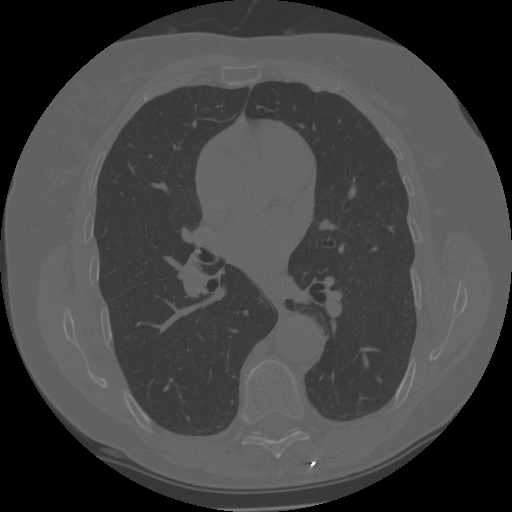
#> input picture ID_0088_AGE_0067_CONTRAST_0_CT.png, 512 x 512 px
$ python pgm.py
#> lines starting #> are read from the running program, lines starting #| are printed output that depends on the picture
import pywt
import numpy as np
import cv2

def convert_to_yuv(image):
    """Convert RGB image to YUV format."""
    return cv2.cvtColor(image, cv2.COLOR_BGR2YUV)

def apply_dwt(channel, wavelet='haar'):
    """Apply Discrete Wavelet Transform to a single channel."""
    coeffs = pywt.wavedec2(channel, wavelet)
    return coeffs

def inverse_dwt(coeffs, wavelet='haar'):
    """Inverse DWT to reconstruct the image channel."""
    return pywt.waverec2(coeffs, wavelet)

def sort_coeffs(coeffs):
    """Flatten and sort coefficients from large to small."""
    flat_coeffs = []
    for c in coeffs:
        if isinstance(c, tuple):
            for sub_c in c:
                flat_coeffs.extend(sub_c.flatten())
        else:
            flat_coeffs.extend(c.flatten())

    return np.sort(np.abs(np.array(flat_coeffs)))[::-1]

def cwdr_compress(channel, bits):
    """Compress a single channel using CWDR."""
    coeffs = apply_dwt(channel)
    sorted_coeffs = sort_coeffs(coeffs)

    N = np.ceil(np.log2(np.max(np.abs(sorted_coeffs)))).astype(int)
    threshold = 2 ** N
    n = 1

    compressed_coeffs = [[c.copy() for c in level] for level in coeffs]

    while bits > 0:
        for i, level in enumerate(compressed_coeffs):
            for j, sub_band in enumerate(level):
                mask = np.abs(sub_band) >= threshold
                sub_band[~mask] = 0

        n += 1
        threshold /= 2
        bits -= 1

    return compressed_coeffs

def compress_image(image, bits):
    """Compress an image using the CWDR algorithm."""
    yuv_image = convert_to_yuv(image)
    channels = cv2.split(yuv_image)

    compressed_channels = [cwdr_compress(channel, bits) for channel in channels]
    reconstructed_channels = [inverse_dwt(c) for c in compressed_channels]

    compressed_image = cv2.merge(reconstructed_channels).astype(np.uint8)
    return compressed_image

def main():
    # Load the image
    image = cv2.imread('ID_0088_AGE_0067_CONTRAST_0_CT.png')
#> image is the input picture: shape (512, 512, 3); min 0, max 255, mean 66.8

    # Check if the image loaded successfully
    if image is None:
        print("Error: Could not load the image. Please check the path.")
        return

    bits = 8
    compressed_image = compress_image(image, bits)
#> in convert_to_yuv, `return cv2.cvtColor(image, cv2.COLOR_BGR2YUV)`: returned value: shape (512, 512, 3); mean of channels 0, 1, 2 66.8, 128, 128
#> in apply_dwt, `coeffs = pywt.wavedec2(channel, wavelet)`: coeffs = 10 items
#> the loop in sort_coeffs, `for c in coeffs:` made 10 passes
#> c on passes 1 to 2: [34189.4], ([-102], [-570.3], [463.6])
#> after the loop in sort_coeffs, `for c in coeffs:`:
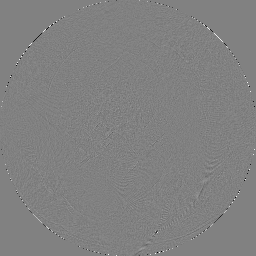
#> sub_c: shape (256, 256) float64; min -59, max 57.5, mean 0; drawn with min black and max white
#> after the loop in sort_coeffs, `for c in coeffs:`: flat_coeffs = 262144 items
#> in cwdr_compress, `N = np.ceil(np.log2(np.max(np.abs(sorted_coeffs)))).astype(int)`: N = 16
#> in cwdr_compress, `threshold = 2 ** N`: threshold = 65536
#> in cwdr_compress, `compressed_coeffs = [[c.copy() for c in level] for level in coeffs]`: compressed_coeffs = 10 items
#> the loop in cwdr_compress, `while bits > 0:` made 8 passes
#> threshold on passes 1 to 8: 32768, 16384, 8192, 4096, 2048, 1024, 512, 256
#> after the loop in cwdr_compress, `while bits > 0:`: sub_band: shape (256, 256) float64; every value is 0
#> after the loop in cwdr_compress, `while bits > 0:`: bits = 0; n = 9; threshold = 256
#> in apply_dwt (call 2), `coeffs = pywt.wavedec2(channel, wavelet)`: channel: shape (512, 512); every value is 128
#> the loop in sort_coeffs (call 2), `for c in coeffs:` made 10 passes
#> c on passes 1 to 3: [65536], ([0], [0], [0]), ([[0, 0], [0, 0]], [[0, 0], [0, 0]], [[0, 0], [0, 0]])
#> the loop in cwdr_compress (call 2), `while bits > 0:` made 8 passes
#> in compress_image, `compressed_channels = [cwdr_compress(channel, bits) for channel in cha..`: compressed_channels = 3 items
#> in compress_image, `compressed_image = cv2.merge(reconstructed_channels).astype(np.uint8)`:
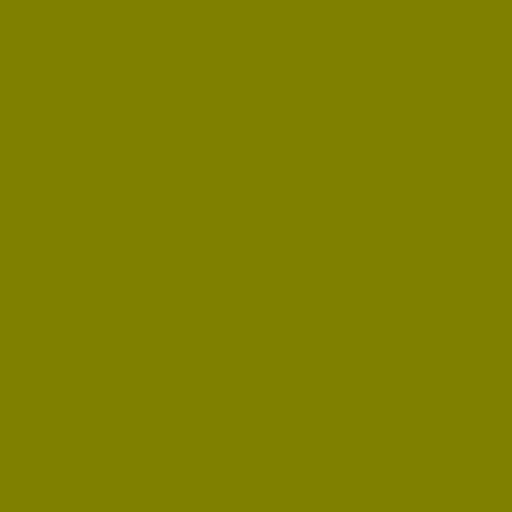
#> compressed_image: shape (512, 512, 3); mean of channels 0, 1, 2 0, 128, 128; drawn as B, G, R

    cv2.imwrite('compressed_image.jpg', compressed_image)
    print("Compression completed and saved as 'compressed_image.jpg'")

if __name__ == "__main__":
    main()
